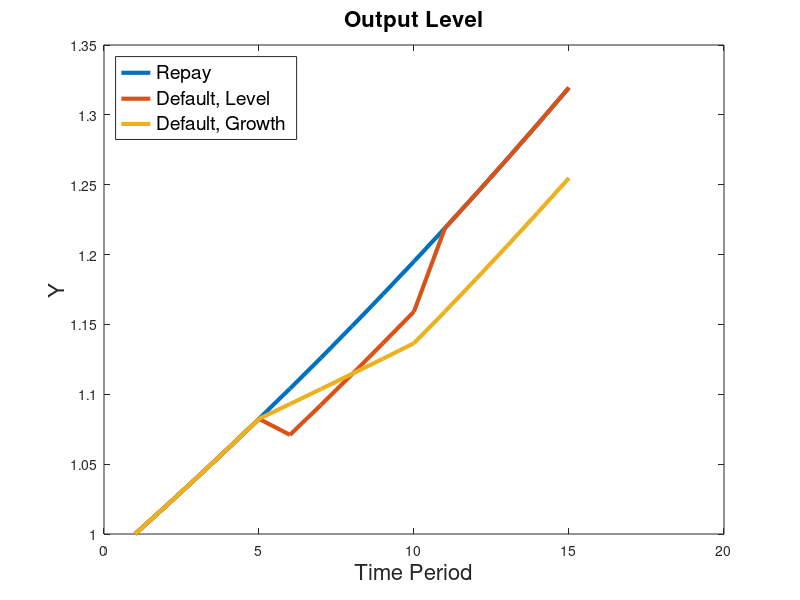
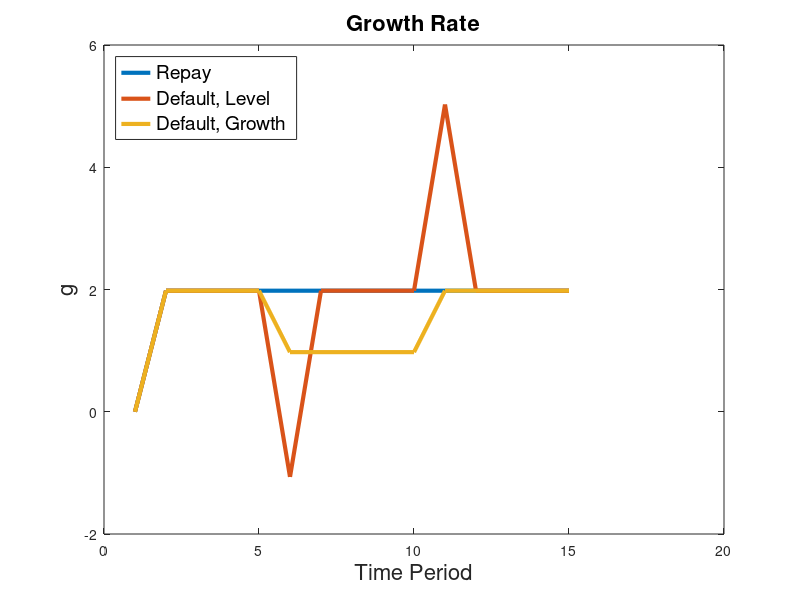
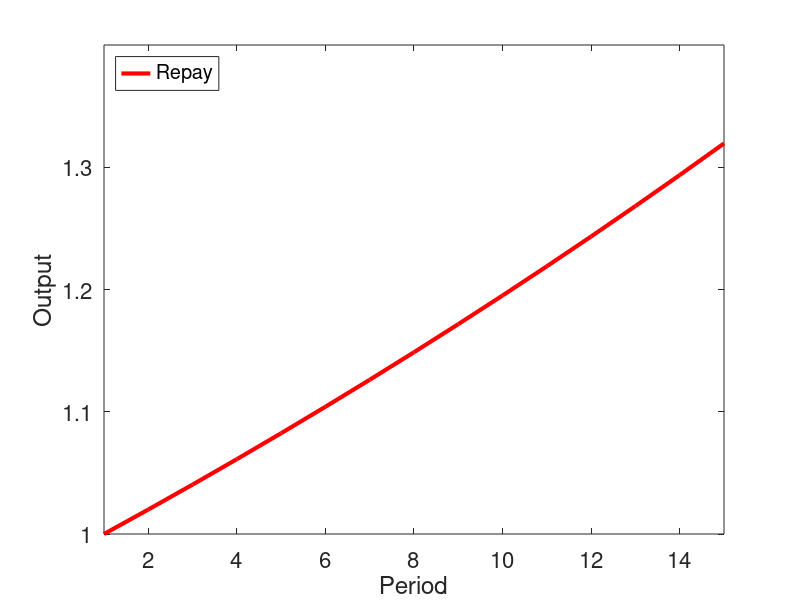
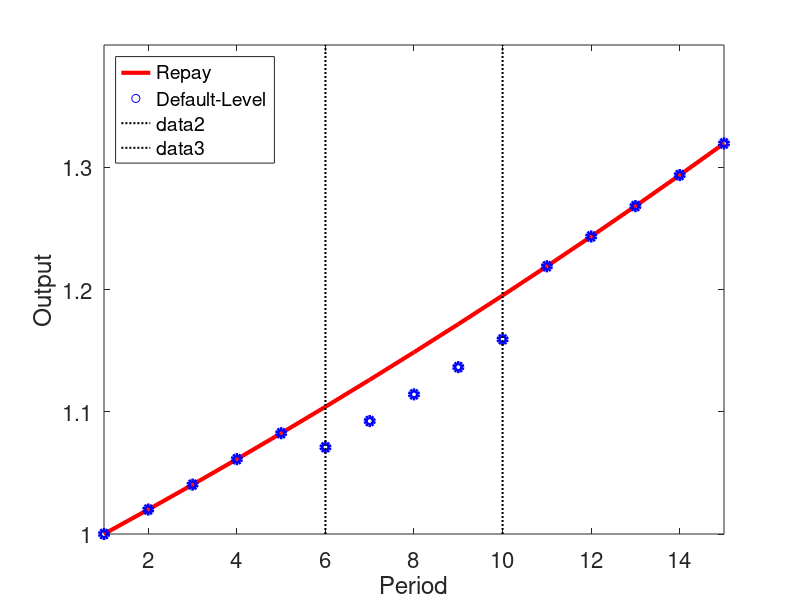

These figures' MATLAB source, in order:
%
clear all
%Estimating risk-neutral default probabilites from CDS
%set to 1 to test changes to file.  Takes too long otherwise.
test=0;

%ESTIMATE OF PV LOSS
%GDP_VAR ESTIMATE
pvest=9.792;
%gdp_con1y ESTIMATE
pvest_con=4.262;
rho=.99552436;

%*Forecast figures
%assignin('base','dir_user','C:/Users/Benjamin/Dropbox')
%assignin('base','dir_user','/Users/bhebert/Dropbox')
assignin('base','dir_user','/Users/jesseschreger/Dropbox/')
assignin('base','fname',[dir_user 'Cost of Sovereign Default/ResultsForSlides'])

lambda=.1;
PVL=@(beta,delta) (log(1-delta)*(1-beta)/(1-beta*(1-lambda)))*100
PVG=@(beta,delta) (log(1-delta)*(1/(1-beta+beta*lambda)))*100

PVL(.8,.02)
PVG(.8,.02)

beta_list=[.7,.75,.8,.85,.9,.95,.976,.98,.99];
delta_list=[.001,.005,.01,.015,.02,.025,.03];
nb=length(beta_list);
nd=length(delta_list);
for i=1:nb
    for j=1:nd
    PVLmat(i,j)=PVL(beta_list(i),delta_list(j));
    PVGmat(i,j)=PVG(beta_list(i),delta_list(j));
    end
end

lambda=.01
PVL=@(beta,delta) (log(1-delta)*(1-beta)/(1-beta*(1-lambda)))*100
PVG=@(beta,delta) (log(1-delta)*(1/(1-beta+beta*lambda)))*100

beta_list=[.7,.75,.8,.85,.9,.95,.976,.98,.99];
delta_list=[.001,.005,.01,.015,.02,.025,.03];
nb=length(beta_list);
nd=length(delta_list);
for i=1:nb
    for j=1:nd
    PVLmat(i,j)=PVL(beta_list(i),delta_list(j));
    PVGmat(i,j)=PVG(beta_list(i),delta_list(j));
    end
end




%NOW let's show the output path
%AG
t=15;
deft=6;
Gammat=.02;
Gammat0=0;

red=11;
delta=.03;
y_repay=ones(t,1);
y_default=y_repay;
y_repay0=ones(t,1);
y_default0=y_repay;
for i=2:t
    y_repay(i)=y_repay(i-1)*(1+Gammat)
    y_default(i)=y_default(i-1)*(1+Gammat)
    y_repay0(i)=y_repay0(i-1)*(1+Gammat0)
    y_default0(i)=y_default0(i-1)*(1+Gammat0)
end
for i=deft:red-1
    y_default(i)=y_default(i)*(1-delta)
    y_default0(i)=y_default0(i)*(1-delta)
end




%alt default cost
deltag=.01
y_defg=y_repay;
y_defg0=y_repay0;

for i=1:deft-1
    y_defg(i)=y_repay(i)
    y_defg0(i)=y_repay0(i)
end

for i=deft:red-1
    y_defg(i)=y_defg(i-1)*(1+Gammat)*(1-deltag);
    y_defg0(i)=y_defg0(i-1)*(1+Gammat0)*(1-deltag);
end

for i=red:t
    y_defg(i)=y_defg(i-1)*(1+Gammat);
    y_defg0(i)=y_defg0(i-1)*(1+Gammat0);
end

for i=2:t
    g_repay(i)=(log(y_repay(i))-log(y_repay(i-1)))*100
    g_default(i)=(log(y_default(i))-log(y_default(i-1)))*100
    g_defg(i)=(log(y_defg(i))-log(y_defg(i-1)))*100
    g_defg0(i)=(log(y_defg0(i))-log(y_defg0(i-1)))*100
end

close all
figure(1)
plot(1:t,y_repay(1:t),'LineWidth',3)
hold on
plot(1:t, y_default(1:t),'LineWidth',3)
plot(1:t, y_defg(1:t),'LineWidth',3)
h_legend=legend('Repay','Default, Level','Default, Growth')
set(h_legend,'fontsize',14,'Location','Northwest')
title('Output Level','FontSize',16)
xlabel('Time Period','fontsize',16)
ylabel('Y','fontsize',16)
h=figure(1)
saveas(h,fullfile(fname,'output'),'png')

figure(2)
plot(1:t,g_repay(1:t),'LineWidth',3)
hold on
plot(1:t, g_default(1:t),'LineWidth',3)
plot(1:t, g_defg(1:t),'LineWidth',3)
 h_legend=legend('Repay','Default, Level','Default, Growth')
set(h_legend,'fontsize',14,'Location','Northwest')
title('Growth Rate','FontSize',16)
xlabel('Time Period','fontsize',16)
ylabel('g','fontsize',16)
h=figure(2)
saveas(h,fullfile(fname,'growth_rate'),'png')

%LEVEL FIGURE
figure(3)
h=figure(3)
hax=axes;
plot(1:t, y_repay,'r','LineWidth',3)
hold on
h_legend=legend('Repay')
set(h_legend,'fontsize',14,'Location','Northwest')
%title('xxx','fontsize',16)
xlabel('Period','fontsize',16)
ylabel('Output','fontsize',16)
set(gca,'FontSize',16)
set(gca,'FontSize',16)
axis([1 15 1 1.4])
h=figure(3)
saveas(h,fullfile(fname,'level_fig1'),'png')
%axis([1 15 .9 1.05])
scatter(1:t, y_default(1:t),'b','LineWidth',3)
h_legend=legend('Repay','Default-Level')
set(h_legend,'fontsize',14,'Location','Northwest')
redmin1=red-1;
plot([deft deft],get(hax,'Ylim'),'LineWidth',1.5,'Color',[0 0 0],'LineStyle',':')
plot([redmin1 redmin1],get(hax,'Ylim'),'LineWidth',1.5,'Color',[0 0 0],'LineStyle',':')
saveas(h,fullfile(fname,'level_fig2'),'png')


%Level Figure with default 
figure(4)
hax=axes;
plot(1:t, y_repay,'r','LineWidth',3)
hold on
xlabel('Period','fontsize',16)
ylabel('Output','fontsize',16)
set(gca,'FontSize',16)
set(gca,'FontSize',16)
axis([1 15 1 1.4])
%axis([1 15 .9 1.05])
scatter(1:t, y_default(1:t),'b','LineWidth',3)
redmin1=red-1;
scatter(1:t, y_defg(1:t),'MarkerEdgeColor',[0 .5 0],'MarkerFaceColor',[0 .5 0],'LineWidth',3)
plot([deft deft],get(hax,'Ylim'),'LineWidth',1.5,'Color',[0 0 0],'LineStyle',':')
plot([redmin1 redmin1],get(hax,'Ylim'),'LineWidth',1.5,'Color',[0 0 0],'LineStyle',':')
h_legend=legend('Repay','Default-Level','Default-Growth Rate')
set(h_legend,'fontsize',14,'Location','Northwest')
h=figure(4)
saveas(h,fullfile(fname,'level_fig3'),'png')


figure(5)
h=figure(5)
hax=axes;
plot(1:t, y_repay0,'r','LineWidth',3)
hold on
h_legend=legend('Repay')
set(h_legend,'fontsize',14,'Location','Northwest')
%title('xxx','fontsize',16)
xlabel('Period','fontsize',16)
ylabel('Output','fontsize',16)
set(gca,'FontSize',16)
set(gca,'FontSize',16)
%axis([1 15 1 1.4])
axis([1 15 .9 1.05])
h=figure(5)
saveas(h,fullfile(fname,'level0_fig1'),'png')
scatter(1:t, y_default0(1:t),'b','LineWidth',3)
h_legend=legend('Repay','Default-Level')
set(h_legend,'fontsize',14,'Location','Northwest')
redmin1=red-1;
plot([deft deft],get(hax,'Ylim'),'LineWidth',1.5,'Color',[0 0 0],'LineStyle',':')
plot([redmin1 redmin1],get(hax,'Ylim'),'LineWidth',1.5,'Color',[0 0 0],'LineStyle',':')
h=figure(5)
saveas(h,fullfile(fname,'level0_fig2'),'png')

%with def
figure(6)
h=figure(6)
hax=axes;
plot(1:t, y_repay0,'r','LineWidth',3)
hold on
h_legend=legend('Repay')
set(h_legend,'fontsize',14,'Location','Northwest')
%title('xxx','fontsize',16)
xlabel('Period','fontsize',16)
ylabel('Output','fontsize',16)
set(gca,'FontSize',16)
set(gca,'FontSize',16)
%axis([1 15 1 1.4])
axis([1 15 .9 1.05])
scatter(1:t, y_default0(1:t),'b','LineWidth',3)
h_legend=legend('Repay','Default-Level')
set(h_legend,'fontsize',14,'Location','Northwest')
redmin1=red-1;
scatter(1:t, y_defg0(1:t),'MarkerEdgeColor',[0 .5 0],'MarkerFaceColor',[0 .5 0],'LineWidth',3)
h_legend=legend('Repay','Default-Level','Default-Growth Rate')
set(h_legend,'fontsize',14,'Location','Northwest')
plot([deft deft],get(hax,'Ylim'),'LineWidth',1.5,'Color',[0 0 0],'LineStyle',':')
plot([redmin1 redmin1],get(hax,'Ylim'),'LineWidth',1.5,'Color',[0 0 0],'LineStyle',':')
h=figure(6)
saveas(h,fullfile(fname,'level0_fig3'),'png')


%%%%%%%%%%%%%%%%%%%%%%%%%%%%%%%%%%%%
%Output Costs: Level or Growth Rate%
%%%%%%%%%%%%%%%%%%%%%%%%%%%%%%%%%%%%
PVL=@(beta,delta,lambda) (log(1-delta)*(1-beta)/(1-beta*(1-lambda)))*100
deltafun=@(PV,beta,lambda) PV*(1-beta*(1-lambda))/(1-beta);
deltagfun=@(PV,beta,lambda) PV*(1-beta+beta*lambda);

%ANNUALIZED
lambda_vec=linspace(.0667,.9)';
delta_vec=ones(size(lambda_vec));
beta=rho^4;

for i=1:length(lambda_vec)
    delta_vec_var(i)=deltafun(pvest,beta,lambda_vec(i));
    deltag_vec_var(i)=deltagfun(pvest,beta,lambda_vec(i));
    delta_vec_con(i)=deltafun(pvest_con,beta,lambda_vec(i));
    deltag_vec_con(i)=deltagfun(pvest_con,beta,lambda_vec(i));
end

figure(12)
hold all
plot(1./lambda_vec, delta_vec_var,'linewidth',3)
plot(1./lambda_vec, delta_vec_con,'linewidth',3)
h_legend=legend('VAR','Survey')
set(h_legend,'fontsize',14,'Location','Northeast')
xlabel('Mean Duration (Years)','fontsize',16)
ylabel('\delta_L','fontsize',22)
title('Level','fontsize',16)
set(gca,'FontSize',16)
set(gca,'FontSize',16)
h=figure(12)
saveas(h,fullfile(fname,'DefaultL_Cost_Params_est'),'png')


figure(13)
hold all
plot(1./lambda_vec, deltag_vec_var,'linewidth',3)
plot(1./lambda_vec, deltag_vec_con,'linewidth',3)
h_legend=legend('VAR','Survey')
set(h_legend,'fontsize',14,'Location','Northeast')
xlabel('Mean Duration (Years)','fontsize',16)
ylabel('\delta_g','fontsize',22)
title('Growth Rate','fontsize',16)
set(gca,'FontSize',16)
set(gca,'FontSize',16)
h=figure(13)
saveas(h,fullfile(fname,'Defaultg_Cost_Params_est'),'png')





%%%%%%%%%%%%%%%%%%%%
%IMPULSE RESPONSES
%%%%%%%%%%%%%%%%%%%
lambda=1/2.5;
deltaL=(pvest/((1-beta)/(1-beta*(1-lambda))))/100
deltaL_con=(pvest_con/((1-beta)/(1-beta*(1-lambda))))/100
deltag=(pvest/(1/(1-beta*(1-lambda))))/100
deltag_con=(pvest_con/(1/(1-beta*(1-lambda))))/100
period=[0,1,2,3,4,5];
dy_level=NaN(length(period),1);
dy_level(1)=-deltaL;
dy_grow(1)=-deltag;
y_level(1)=exp(dy_level(1));
y_grow(1)=exp(dy_grow(1))

dy_level_con=NaN(length(period),1);
dy_level_con(1)=-deltaL_con;
dy_grow_con(1)=-deltag_con;
y_level_con(1)=exp(dy_level_con(1));
y_grow_con(1)=exp(dy_grow_con(1))
for i=2:length(period)
    dy_level(i)=deltaL*lambda*(1-lambda)^(i-2);
    y_level(i)=y_level(i-1)*exp(dy_level(i));
    dy_grow(i)=-deltag*(1-lambda)^(i-1);
    y_grow(i)=y_grow(i-1)*exp(dy_grow(i));
    dy_level_con(i)=deltaL_con*lambda*(1-lambda)^(i-2);
    y_level_con(i)=y_level_con(i-1)*exp(dy_level_con(i));
    dy_grow_con(i)=-deltag_con*(1-lambda)^(i-1);
    y_grow_con(i)=y_grow_con(i-1)*exp(dy_grow_con(i));    
end

y_level=(y_level-1)*100;
y_grow=(y_grow-1)*100;
dy_level=(dy_level)*100;
dy_grow=(dy_grow)*100;

y_level_con=(y_level_con-1)*100;
y_grow_con=(y_grow_con-1)*100;
dy_level_con=(dy_level_con)*100;
dy_grow_con=(dy_grow_con)*100;

figure(14)
hold all
plot(period,y_level,'linewidth',3)
plot(period,y_grow,'linewidth',3)
plot(period,y_level_con,'linewidth',3)
plot(period,y_grow_con,'linewidth',3)
h_legend=legend('\delta_L - VAR','\delta_g - VAR', '\delta_L - Survey','\delta_g - Survey')
set(h_legend,'fontsize',16,'Location','Southeast')
xlabel('Year','fontsize',16)
ylabel('Percent','fontsize',22)
title('GDP Level','fontsize',16)
set(gca,'FontSize',16)
set(gca,'FontSize',16)
h=figure(14)
saveas(h,fullfile(fname,'IRF_level'),'png')


figure(15)
hold all
plot(period,dy_level,'linewidth',3)
plot(period,dy_level_con,'linewidth',3)
h_legend=legend('\delta_L - VAR', '\delta_L - Survey')
set(h_legend,'fontsize',16,'Location','Northeast')
xlabel('Year','fontsize',16)
ylabel('Percent','fontsize',22)
title('GDP Growth Rate','fontsize',16)
set(gca,'FontSize',16)
set(gca,'FontSize',16)
h=figure(15)
saveas(h,fullfile(fname,'IRF_growth_L'),'png')

figure(16)
hold all
plot(period, dy_grow,'linewidth',3)
plot(period, dy_grow_con,'linewidth',3)
h_legend=legend('\delta_g - VAR', '\delta_g - Survey')
set(h_legend,'fontsize',16,'Location','Southeast')
xlabel('Year','fontsize',16)
ylabel('Percent','fontsize',22)
title('GDP Growth Rate','fontsize',16)
set(gca,'FontSize',16)
set(gca,'FontSize',16)
h=figure(16)
saveas(h,fullfile(fname,'IRF_growth_g'),'png')

% %%%%%%%%%%%%
% %PLOTTING PV
% %%%%%%%%%%%%%
% figure(7)
% hax=axes;
% deltaPV=@(PV) deltafun(PV,(10/11)^(1/4),.1)
% fplot(deltaPV,[0,8])
% hold all
% deltaPV=@(PV) deltafun(PV,(10/11)^(1/4),.0357)
% fplot(deltaPV,[0,8])
% deltaPV=@(PV) deltafun(PV,(10/11)^(1/4),.01)
% fplot(deltaPV,[0,8])
% set(findall(gca, 'Type', 'Line'),'LineWidth',3)
% xlabel('\Delta PV','fontsize',16)
% ylabel('\delta','fontsize',16)
% set(gca,'FontSize',16)
% set(gca,'FontSize',16)
% plot([pvest pvest],get(hax,'Ylim'),'LineWidth',2,'Color',[0 0 0],'LineStyle',':')
% h_legend=legend('Duration=2.5 years','Duration=7 years','Duration=25 years')
% set(h_legend,'fontsize',14,'Location','Northwest')
% h=figure(7)
% saveas(h,fullfile(fname,'Delta_crit'),'png')

%
% figure(8)
% hax=axes;
% deltaPV=@(PV) deltagfun(PV,(10/11)^(1/4),.1)
% fplot(deltaPV,[0,8])
% hold all
% deltaPV=@(PV) deltagfun(PV,(10/11)^(1/4),.0357)
% fplot(deltaPV,[0,8])
% deltaPV=@(PV) deltagfun(PV,(10/11)^(1/4),.01)
% fplot(deltaPV,[0,8])
% set(findall(gca, 'Type', 'Line'),'LineWidth',3)
% xlabel('\Delta PV','fontsize',16)
% ylabel('\delta','fontsize',16)
% set(gca,'FontSize',16)
% set(gca,'FontSize',16)
% plot([pvest pvest],get(hax,'Ylim'),'LineWidth',2,'Color',[0 0 0],'LineStyle',':')
% h_legend=legend('Duration=2.5 years','Duration=7 years','Duration=25 years')
% set(h_legend,'fontsize',14,'Location','Northwest')
% h=figure(8)
% saveas(h,fullfile(fname,'Deltag_crit'),'png')



% figure(9)
% hax=axes;
% deltaPV=@(PV) deltagfun(PV,(10/11),1/2.5)
% fplot(deltaPV,[0,8])
% hold all
% deltaPV=@(PV) deltagfun(PV,(10/11),1/7)
% fplot(deltaPV,[0,8])
% deltaPV=@(PV) deltagfun(PV,(10/11),1/25)
% fplot(deltaPV,[0,8])
% set(findall(gca, 'Type', 'Line'),'LineWidth',3)
% xlabel('\Delta PV','fontsize',16)
% ylabel('\delta','fontsize',16)
% set(gca,'FontSize',16)
% set(gca,'FontSize',16)
% plot([pvest pvest],get(hax,'Ylim'),'LineWidth',2,'Color',[0 0 0],'LineStyle',':')
% h_legend=legend('Duration=2.5 years','Duration=7 years','Duration=25 years')
% set(h_legend,'fontsize',14,'Location','Northwest')
% h=figure(9)
% saveas(h,fullfile(fname,'Deltag_crit_annual'),'png')
% axis([0 8 0 40])
% plot([pvest pvest],get(hax,'Ylim'),'LineWidth',2,'Color',[0 0 0],'LineStyle',':')
% saveas(h,fullfile(fname,'Deltag_crit_annual_altaxis'),'png')

% 
% figure(10)
% hax=axes;
% deltaPV=@(PV) deltafun(PV,(10/11),1/2.5)
% fplot(deltaPV,[0,8])
% hold all
% deltaPV=@(PV) deltafun(PV,(10/11),1/7)
% fplot(deltaPV,[0,8])
% deltaPV=@(PV) deltafun(PV,(10/11),1/25)
% fplot(deltaPV,[0,8])
% set(findall(gca, 'Type', 'Line'),'LineWidth',3)
% xlabel('\Delta PV','fontsize',16)
% ylabel('\delta','fontsize',16)
% set(gca,'FontSize',16)
% set(gca,'FontSize',16)
% plot([pvest pvest],get(hax,'Ylim'),'LineWidth',2,'Color',[0 0 0],'LineStyle',':')
% h_legend=legend('Duration=2.5 years','Duration=7 years','Duration=25 years')
% set(h_legend,'fontsize',14,'Location','Northwest')
% h=figure(10)
%saveas(h,fullfile(fname,'Delta_crit_annual'),'png')




